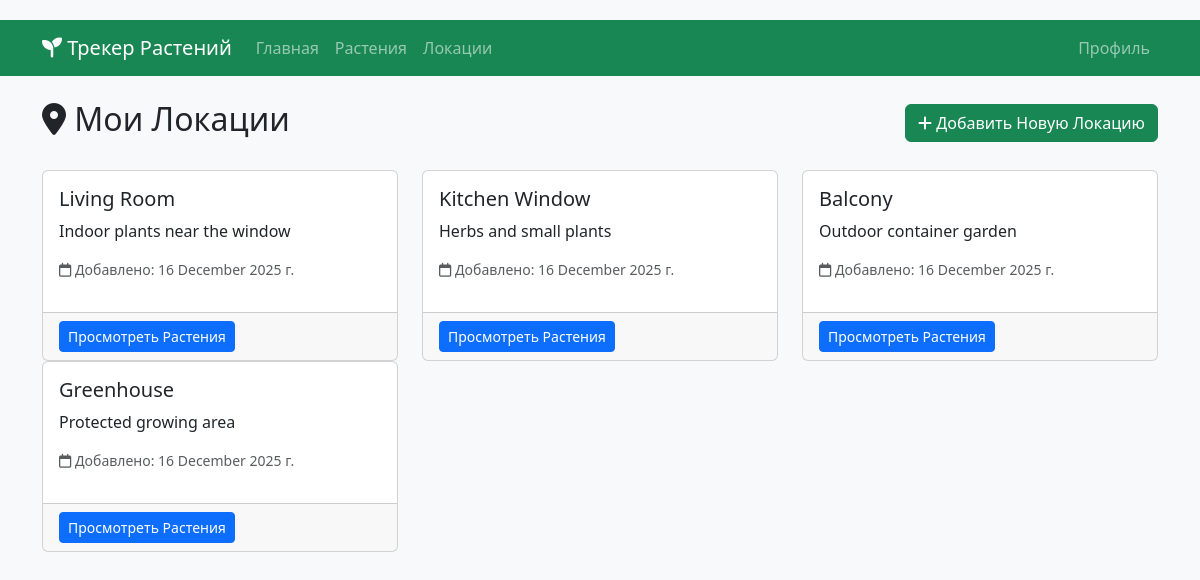
/locations, run on the app's committed database.
### models.py (models this page shows, shortened)
class Location(db.Model):
    __tablename__ = 'locations'
    id = db.Column(db.Integer, primary_key=True)
    user_id = db.Column(db.Integer, db.ForeignKey('users.id', ondelete='CASCADE'), nullable=False)
    name = db.Column(db.String(100), nullable=False)
    description = db.Column(db.Text)
    created_at = db.Column(db.DateTime, default=datetime.utcnow)
    plants = db.relationship('Plant', backref='location', lazy=True)

### app.py (the view)
    @app.route('/locations')
    def locations():
        locations = Location.query.all()
        return render_template('locations.html', locations=locations)

### templates/locations.html (shortened to what this page needs)
{% extends "base.html" %}
{% block content %}
<div class="d-flex justify-content-between align-items-center mb-4">
    <h2><i class="fas fa-map-marker-alt"></i> Мои Локации</h2>
    <button class="btn btn-success" data-bs-toggle="modal" data-bs-target="#addLocationModal">
        <i class="fas fa-plus"></i> Добавить Новую Локацию
    </button>
</div>
{% if locations %}
<div class="row">
    {% for location in locations %}
    <div class="col-md-6 col-lg-4">
        <div class="card h-100">
            <div class="card-body">
                <h5 class="card-title">{{ location.name }}</h5>
                {% if location.description %}
                <p class="card-text">{{ location.description }}</p>
                {% else %}
                <p class="text-muted">Описание отсутствует</p>
                {% endif %}
                <p class="text-muted small">
                    <i class="far fa-calendar"></i> Добавлено: {{ location.created_at.strftime('%d %B %Y г.') }}
                </p>
            </div>
            <div class="card-footer">
                <a href="{{ url_for('plants') }}?location={{ location.id }}" class="btn btn-primary btn-sm">Просмотреть Растения</a>
            </div>
        </div>
    </div>
    {% endfor %}
</div>
{% endif %}
    {% endblock %}

### templates/base.html (style rules this page uses)
body { padding-top: 20px; padding-bottom: 40px; background-color: #f8f9fa; }

### data on the page
Location: name "Living Room", description "Indoor plants near the window", created_at "16 December 2025 г."
Location: name "Kitchen Window", description "Herbs and small plants", created_at "16 December 2025 г."
Location: name "Balcony", description "Outdoor container garden", created_at "16 December 2025 г."
Location: name "Greenhouse", description "Protected growing area", created_at "16 December 2025 г."
